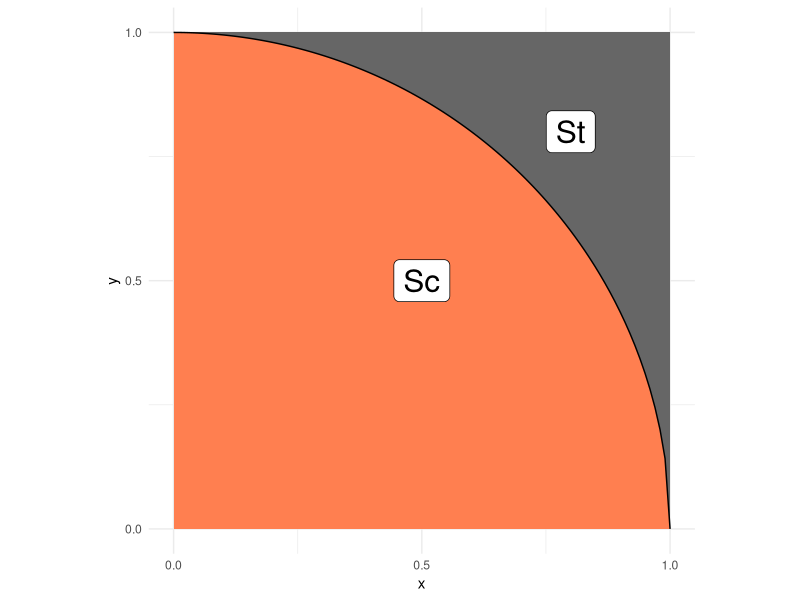
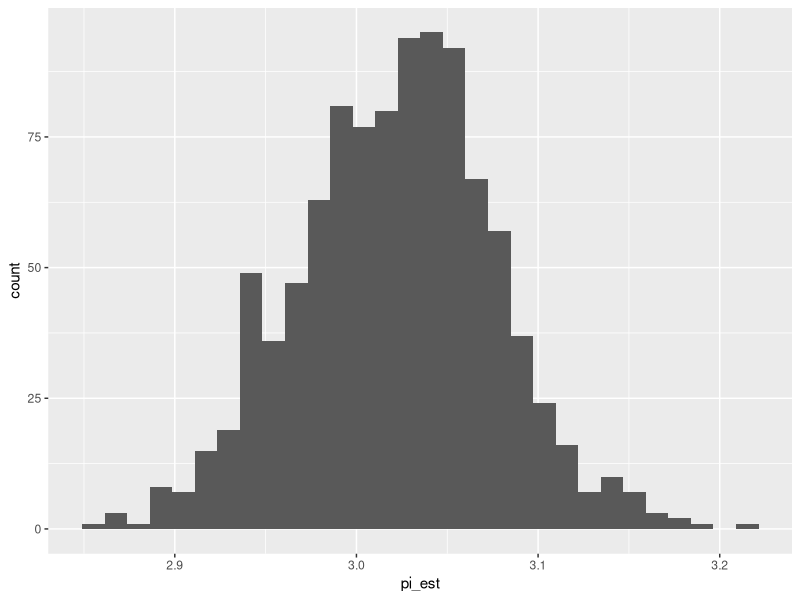

Write the R code that produced these figures, in order.
## ---- chunk 1
library(tidyverse)
library(rsample)
## ---- chunk 2
## NOTE: No need to edit; this visual helps explain the pi estimation scheme
tibble(x = seq(0, 1, length.out = 100)) %>%
  mutate(y = sqrt(1 - x^2)) %>%

  ggplot(aes(x, y)) +
  annotate(
    "rect",
    xmin = 0, ymin = 0, xmax = 1, ymax = 1,
    fill = "grey40",
    size = 1
  ) +
  geom_ribbon(aes(ymin = 0, ymax = y), fill = "coral") +
  geom_line() +
  annotate(
    "label",
    x = 0.5, y = 0.5, label = "Sc",
    size = 8
  ) +
  annotate(
    "label",
    x = 0.8, y = 0.8, label = "St",
    size = 8
  ) +
  scale_x_continuous(breaks = c(0, 1/2, 1)) +
  scale_y_continuous(breaks = c(0, 1/2, 1)) +
  theme_minimal() +
  coord_fixed()
## ---- chunk 3
## TASK: Choose a sample size and generate samples
n <- 1000 # Choose a sample size
df_q1 <- data.frame(
  x = runif(n, min = 0, max = 1),
  y = runif(n, min = 0, max = 1)
) # Generate the data
## ---- chunk 4
## NOTE: Do not edit this code
# Correct sample size
assertthat::assert_that(
  dim(df_q1) %>% 
    .[[1]] == n,
  msg = "The sample size should be `n`"
)
# Correct column names
assertthat::assert_that(
  setequal(names(df_q1), c("x", "y")),
  msg = "df_q1 must include the columns `x` and `y`"
)
print("Good")
## ---- chunk 5
## TASK: Finish implementing this function
stat <- function(x, y) {4 * (x^2 + y^2 <= 1)
  # TODO: Finish implementing this function
}
## ---- chunk 6
## TASK: Finish writing these assert statements

# Check the value for points *inside* the circle
assertthat::assert_that(
  tibble(x = 0.65, y = 0.65) %>%
    mutate(stat = stat(x, y)) %>% 
    pull(stat) %>% 
    .[[1]] == 4,
  msg = "Incorrect value when a point is inside the circle"
)

# Check the value for points *outside* the circle
assertthat::assert_that(
  tibble(x = 0.75, y = 0.75) %>% 
    mutate(stat = stat(x, y)) %>% 
    pull(stat) %>% 
    .[[1]] == 0,
  msg = "Incorrect value when a point is outside the circle"
)
print("Your assertions passed, but make sure they're checking the right thing!")
## ---- chunk 7
## TASK: Estimate pi using your data from q1
df_q3 <- 
  df_q1 %>% 
  mutate(stat = (x^2 + y^2 <= 1)) %>%
  summarize(pi_est = 4 * mean(stat))
df_q3
## ---- chunk 8
## NOTE: Do not edit this code
# Correct sample size
assertthat::assert_that(
  dim(df_q3) %>% 
    .[[1]] == 1,
  msg = "This result should have just one row"
)
# Correct column names
assertthat::assert_that(
  setequal(names(df_q3), c("pi_est")),
  msg = "df_q3 must include the column `pi_est`"
)
print("Good")
## ---- chunk 9
## TASK: Finish the code below
df_q4 <- 
  df_q1 %>% 
  mutate(stat = (x^2 + y^2 <= 1)) %>%
  bootstraps(times = 1000) %>% 
  mutate(
    pi_est = map_dbl(
      splits,
      function(split_df) {
        analysis(split_df) %>% 
          summarize(pi_est = 4 * mean(stat)) %>%
          pull(pi_est)
      }
    )
  )

## NOTE: Do not edit; use this to visualize your results
df_q4 %>% 
  ggplot(aes(pi_est)) +
  geom_histogram()
## ---- chunk 10
## TASK: Compute a bootstrap confidence interval at the 95% level (alpha = 0.05)
df_q5 <- 
  df_q4 %>% 
  summarize(
    pi_lo = quantile(pi_est, 0.025),
    pi_up = quantile(pi_est, 0.975)
  )

df_q5
## ---- chunk 11
df_q6 <- df_q1 %>%
  mutate(stat = (x^2 + y^2 <= 1)) %>%
  summarize(
    p_hat = mean(stat),
    pi_hat = 4 * p_hat,
    sd = sd(stat),
    n = n(),
    se = sd / sqrt(n),
    pi_lo = pi_hat - qnorm(0.975) * se,
    pi_up = pi_hat + qnorm(0.975) * se
  ) %>%
  select(pi_lo, pi_up)

df_q6

  #se = 4 * sqrt(p_hat * (1 - p_hat) / nrow(df_q1)),
